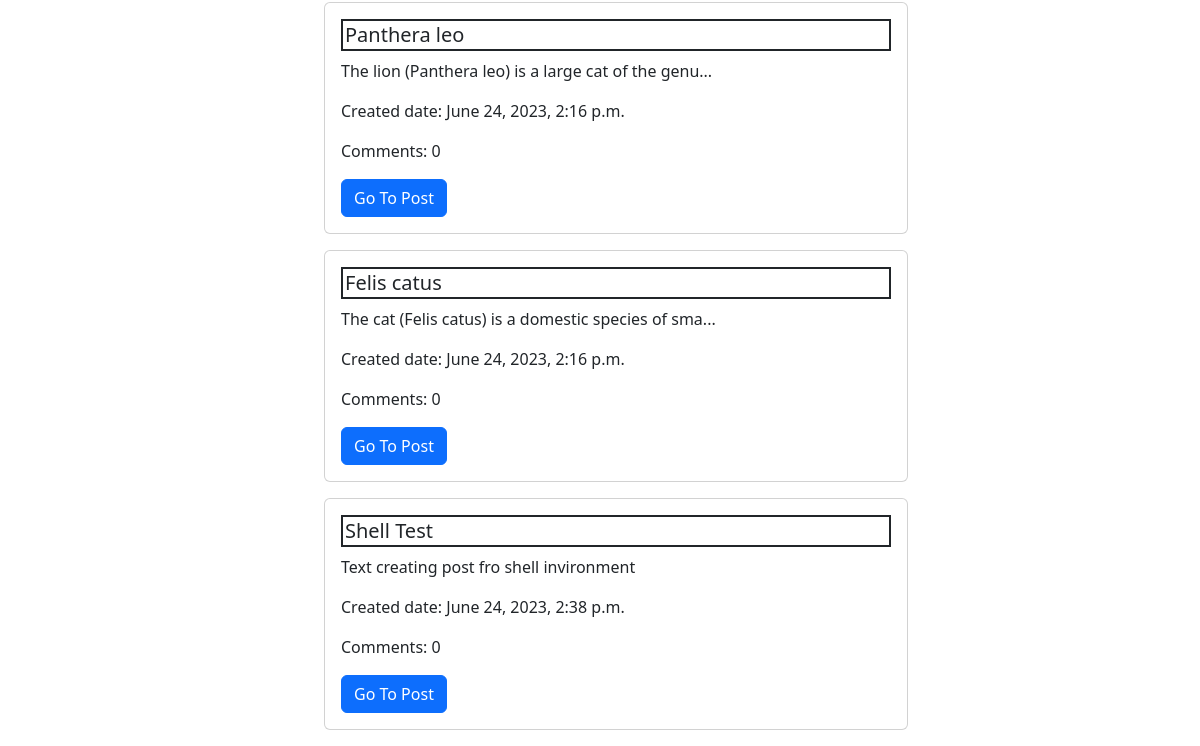
/posts/author_andrey (lower part), run on an earlier commit of the app's database.
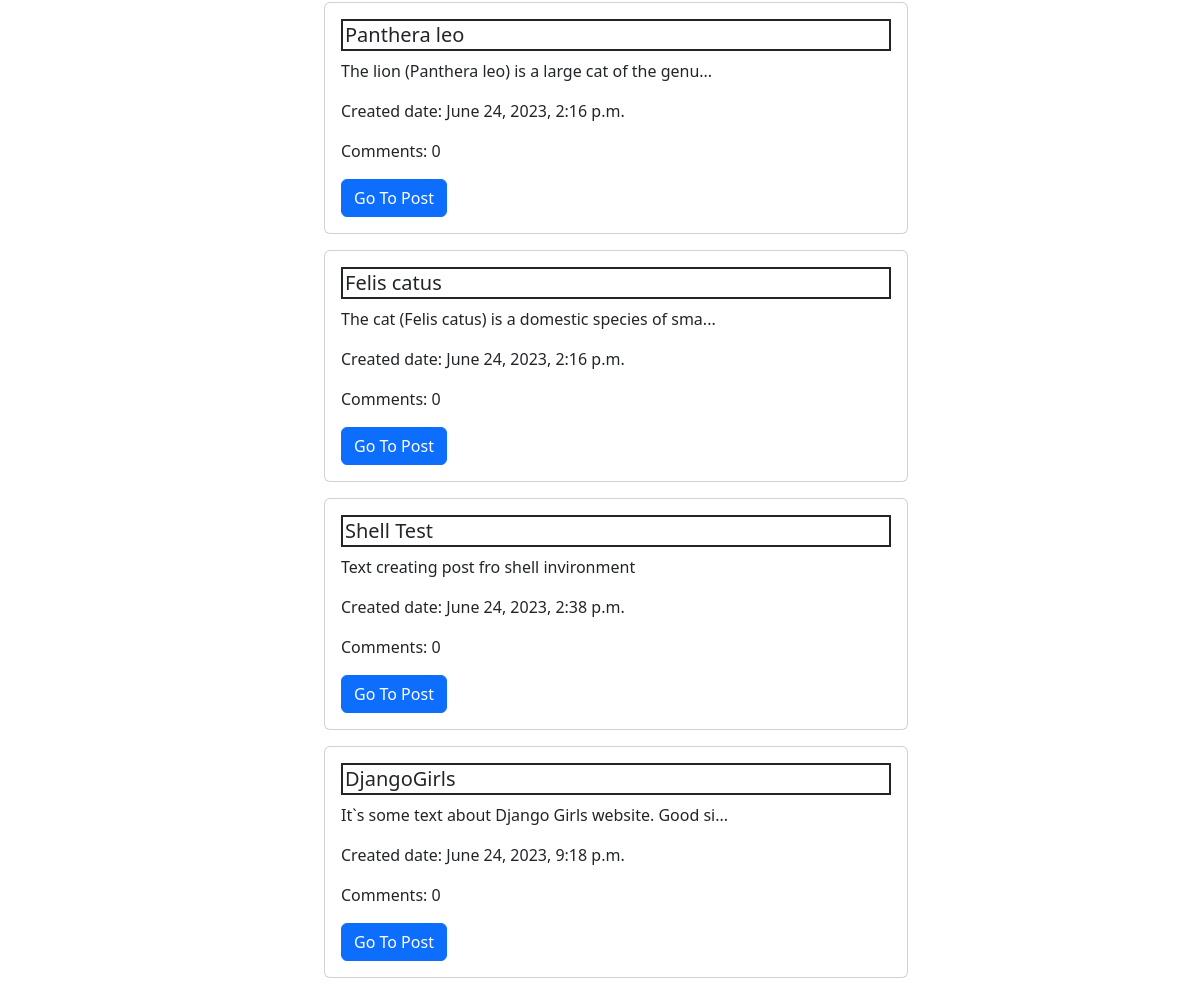
And on a later commit of the database.
### blog/models.py (models this page shows, shortened)
class Post(models.Model):
    author = models.ForeignKey(settings.AUTH_USER_MODEL, on_delete=models.CASCADE)
    title = models.CharField(max_length=200)
    text = models.TextField()
    created_date = models.DateTimeField(default=timezone.now)
    published_date = models.DateTimeField(blank=True, null=True)

### blog/views.py (the view)
# urls.py: path('posts/author_<str:author>', views.get_posts_by_author, name='posts_by_author'),
def get_posts_by_author(request, author):
    author_obj = get_object_or_404(User, username=author)
    author_posts = Post.objects.filter(author=author_obj.id)
    return render(request, 'blog/posts_by_author.html', {'author': author_obj,'author_posts': author_posts})

### blog/templates/blog/posts_by_author.html (shortened to what this page needs)
{% extends 'blog/base.html' %}
{% block content %}
    <ul>
    {% for i in author_posts %}
            <div class="d-flex justify-content-center">
            <div class="card mt-3 w-50" style="width: 18rem;">
  <div class="card-body">
    <h5 class="card-title">{{ i.title }}</h5>
    <p class="card-text">{{ i.text|slice:"50" }}{% if i.text|length > 50 %}...{% endif %}</p>
      <p class="card-text">Created date: {{ i.created_date }}</p>
  <p class="card-text">Comments: {{ i.comments.count }}</p>
    <a href="{% url 'post_detail' pk=i.pk %}" class="btn btn-primary">Go To Post</a>
  </div>
            </div>
            </div>
        {% endfor %}
    </ul>
{% endblock %}

What changed in the data, as far as the page shows it:
added Post: title "DjangoGirls", text "It`s some text about Django Girls website. Good si", created_date "June 24, 2023, 9:18 p.m.", comments.count "0"
